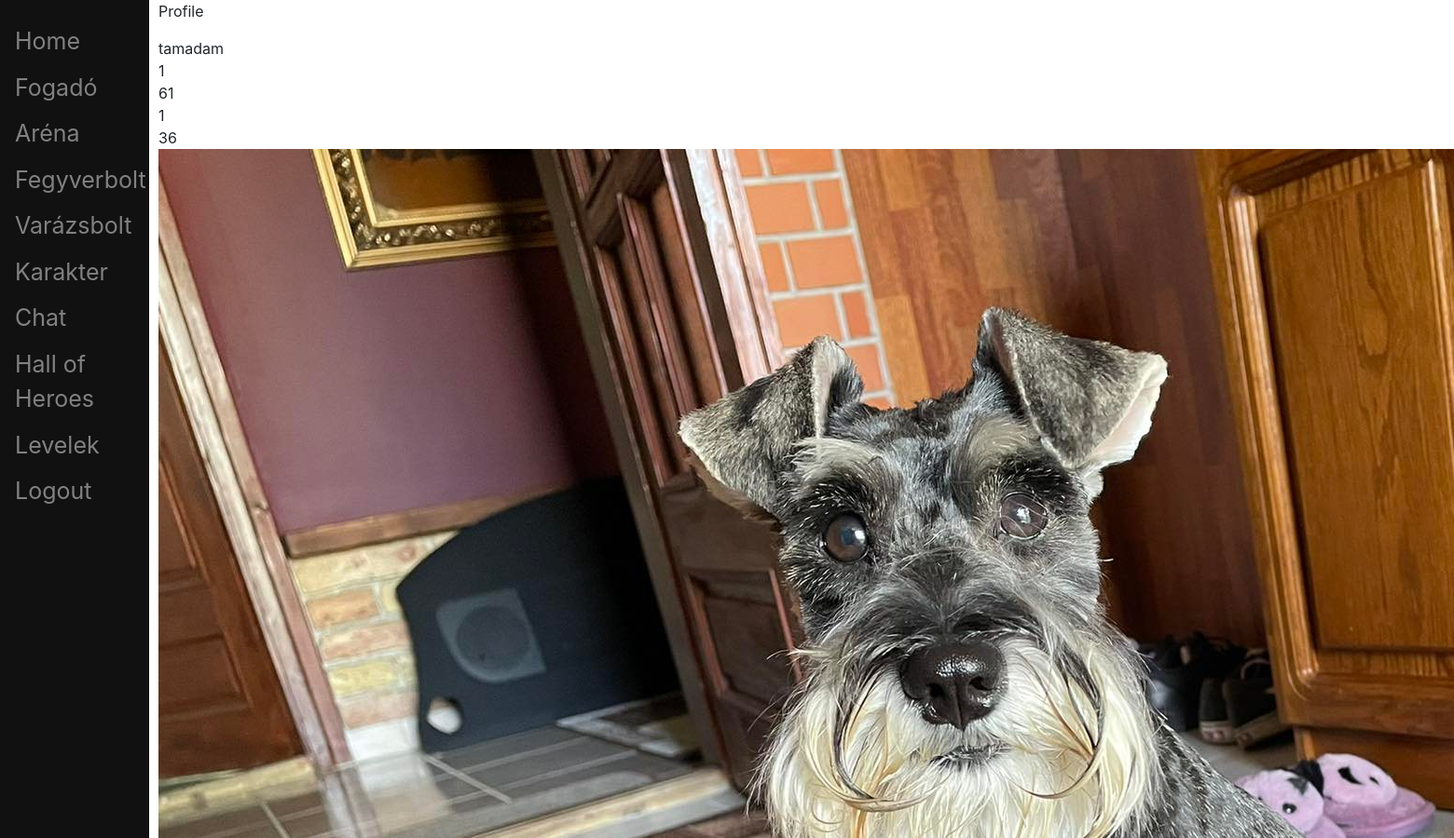
Page /profile/1/ (signed in, upper part) on the earlier database version.
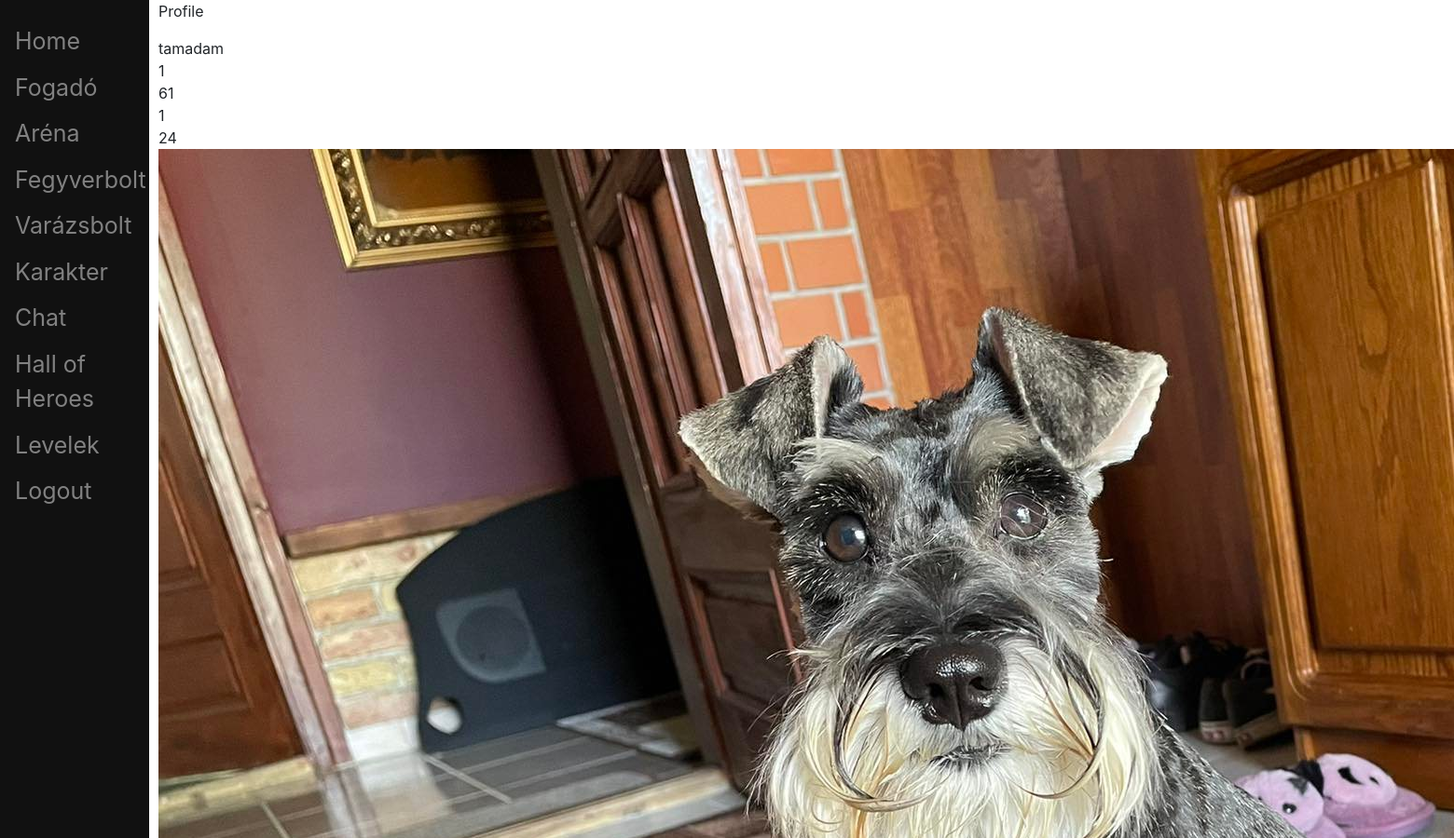
Same page on the later database version.
### account/models.py (models this page shows, shortened)
class Character(models.Model):
	account = models.OneToOneField(Account, on_delete=models.CASCADE, primary_key=True)
	ROLES = (
		('warrior', 'warrior'),
		('mage', 'mage'),
		('scout', 'scout'),
	)
	character_type	= models.CharField(verbose_name = 'character type', max_length = 20, choices=ROLES, default='')
	level			= models.DecimalField(verbose_name='level', max_digits=19, decimal_places=0, default = 1) #szint
	strength		= models.DecimalField(verbose_name='strength', max_digits=19, decimal_places=0, default = 8) #erő
	skill 			= models.DecimalField(verbose_name='skill', max_digits=19, decimal_places=0, default = 6) #ügyesség
	intelligence	= models.DecimalField(verbose_name='intelligence', max_digits=19, decimal_places=0, default = 7) #értelem
	health_point	= models.DecimalField(verbose_name='health point', max_digits=19, decimal_places=0, default = 10) #életerő
	fortune 		= models.DecimalField(verbose_name='fortune', max_digits=19, decimal_places=0, default = 8) #szerencse
	shield 			= models.DecimalField(verbose_name='shield', max_digits=19, decimal_places=0, default = 0) #páncél
	rank			= models.DecimalField(verbose_name='rank', max_digits=19, decimal_places=0, blank = True, null = True) #helyezes
	honor			= models.DecimalField(verbose_name='honor', max_digits=19, decimal_places=0, default = 1) #becsuletpont
	gold 			= models.DecimalField(verbose_name='gold', max_digits=20, decimal_places=0, default=100)

### account/views.py (the view)
# urls.py: path('profile/<user_id>/', profile_view, name='profile'),
@login_required(login_url='login')
def profile_view(request, *args, **kwargs):
	context = {}
	user_id = kwargs.get('user_id')
	try:
		account = Account.objects.get(id=user_id)
	except Account.DoesNotExist:
		return HttpResponse('Account does not exist')
	owner_of_the_profile = False
	if request.user.id == account.id:
		owner_of_the_profile = True
	context = {
		'username': account.username,
		'user_id': account.id,
		'level': account.character.level,
		'strength': account.character.strength,
		'character_type': account.character.character_type,
		'is_owner': owner_of_the_profile,
		'gold': account.character.gold,
	}
	if account.profile_image:
		context['profile_image'] = account.profile_image.url
	else:
		context['profile_image'] = STATIC_IMAGE_PATH_IF_DEFAULT_PIC_SET
	return render(request, 'account/profile.html', context)

### account/templates/account/profile.html (shortened to what this page needs)
{% extends 'base.html' %}
{% load static %}
{% block content %}
<div class="main">
	<p>Profile</p>
	{{username}}<br>
	{{ user_id }} <br>
	{{ strength }}<br>
	{{level}}<br>
	{{gold}}<br>
	<img src="{{ profile_image }}">
</div>
{% endblock %}

Differences in the rows shown:
changed Character: gold "36" → "24"
